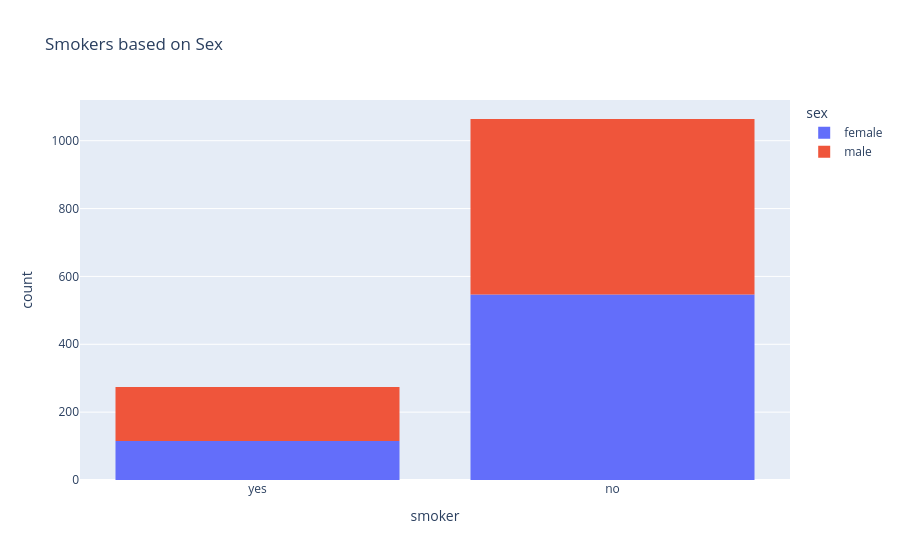

The notebook cell saved with this chart:
### Code cell
px.histogram(medical_df,x="smoker",color="sex",title="Smokers based on Sex")

### Figure 1 — Plotly figure (JSON) as saved in the notebook; plotly's stock layout.template omitted (floating-point values rounded to 4 significant figures; data arrays with more than 128 entries replaced by an {"elided": "..."} marker saying what was removed)
{"data": [{"alignmentgroup": "True", "bingroup": "x", "hovertemplate": "sex=female<br>smoker=%{x}<br>count=%{y}<extra></extra>", "legendgroup": "female", "marker": {"color": "#636efa", "pattern": {"shape": ""}}, "name": "female", "offsetgroup": "female", "orientation": "v", "showlegend": true, "type": "histogram", "x": {"elided": "662 str values"}, "xaxis": "x", "yaxis": "y"}, {"alignmentgroup": "True", "bingroup": "x", "hovertemplate": "sex=male<br>smoker=%{x}<br>count=%{y}<extra></extra>", "legendgroup": "male", "marker": {"color": "#EF553B", "pattern": {"shape": ""}}, "name": "male", "offsetgroup": "male", "orientation": "v", "showlegend": true, "type": "histogram", "x": {"elided": "676 str values"}, "xaxis": "x", "yaxis": "y"}], "layout": {"autosize": true, "barmode": "relative", "legend": {"title": {"text": "sex"}, "tracegroupgap": 0}, "title": {"text": "Smokers based on Sex"}, "xaxis": {"anchor": "y", "autorange": true, "domain": [0, 1], "range": [-0.5, 1.5], "title": {"text": "smoker"}, "type": "category"}, "yaxis": {"anchor": "x", "autorange": true, "domain": [0, 1], "range": [0, 1120], "title": {"text": "count"}}}}
